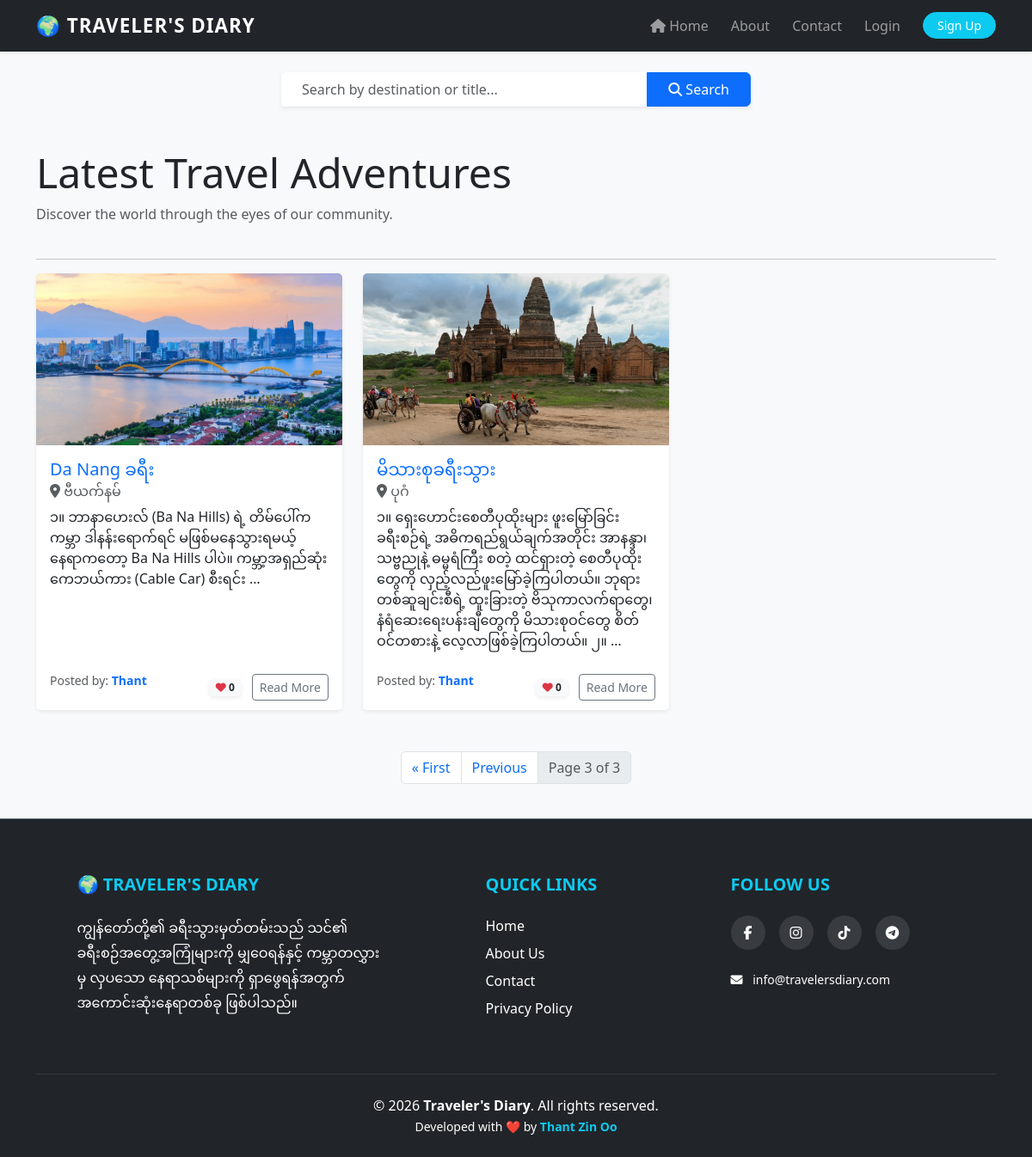
/?page=3, run on the app's committed database.
### blog/models.py (models this page shows, shortened)
class TravelPost(models.Model):
    author = models.ForeignKey(User, on_delete=models.CASCADE)
    title = models.CharField(max_length=200)
    location = models.CharField(max_length=100)
    content = models.TextField()
    image = models.ImageField(upload_to='travel_posts/')
    created_at = models.DateTimeField(auto_now_add=True)
    likes = models.ManyToManyField(User, related_name='blog_posts', blank=True)
    def total_likes(self):
        return self.likes.count()

### blog/views.py (the view)
# urls.py: path('', views.home, name='blog-home'),
def home(request):
    query = request.GET.get('q')
    if query:
        posts_list = TravelPost.objects.filter(
            Q(title__icontains=query) | Q(location__icontains=query)
        ).distinct().order_by('-created_at')
    else:
        posts_list = TravelPost.objects.all().order_by('-created_at')
    paginator = Paginator(posts_list, 6)
    page_number = request.GET.get('page')
    posts = paginator.get_page(page_number)
    return render(request, 'blog/home.html', {'posts': posts})

### blog/templates/blog/home.html (shortened to what this page needs)
{% extends "base.html" %}
{% block content %}
<div class="row justify-content-center mb-5">
    <div class="col-md-6">
        <form action="{% url 'blog-home' %}" method="GET" class="input-group shadow-sm">
            <input type="text" name="q" class="form-control border-0 px-4 py-2"
                placeholder="Search by destination or title..." value="{{ request.GET.q }}">
            <button class="btn btn-primary px-4" type="submit">
                <i class="fas fa-search"></i> Search
            </button>
        </form>
    </div>
</div>
<div class="row mb-4">
    <div class="col-md-8">
        <h2 class="display-5 font-italic">Latest Travel Adventures</h2>
        <p class="text-muted">Discover the world through the eyes of our community.</p>
    </div>
</div>
<hr>
<div class="row">
    {% if posts %}
    {% for post in posts %}
    <div class="col-md-4 mb-4">
        <div class="card h-100 shadow-sm border-0">
            {% if post.image %}
            <img src="{{ post.image.url }}" class="card-img-top" alt="{{ post.title }}"
                style="height: 200px; object-fit: cover;">
            {% endif %}
            <div class="card-body">
                <h5 class="card-title text-primary">{{ post.title }}</h5>
                <h6 class="card-subtitle mb-2 text-muted">
                    <i class="fas fa-map-marker-alt"></i> {{ post.location }}
                </h6>
                <p class="card-text">{{ post.content|truncatewords:20 }}</p>
            </div>
            <div class="card-footer bg-white border-0 d-flex justify-content-between align-items-center">
                <p class="text-muted small">
                    Posted by:
                    <a href="{% url 'profile' post.author.username %}"
                        class="text-decoration-none fw-bold text-primary">
                        {{ post.author.username }}
                    </a>
                </p>
                <div>
                    <span class="badge bg-light text-dark shadow-sm">
                        <i class="fas fa-heart text-danger"></i> {{ post.total_likes }}
                    </span>
                    <a href="{% url 'post-detail' post.pk %}" class="btn btn-sm btn-outline-secondary ms-2">Read
                        More</a>
                </div>
            </div>
        </div>
    </div>
    {% endfor %}
    {% endif %}
</div>
<nav aria-label="Page navigation" class="mt-4">
    <ul class="pagination justify-content-center">
        {% if posts.has_previous %}
        <li class="page-item">
            <a class="page-link" href="?page=1{% if request.GET.q %}&q={{ request.GET.q }}{% endif %}">&laquo; First</a>
        </li>
        <li class="page-item">
            <a class="page-link"
                href="?page={{ posts.previous_page_number }}{% if request.GET.q %}&q={{ request.GET.q }}{% endif %}">Previous</a>
        </li>
        {% endif %}
        <li class="page-item disabled">
            <span class="page-link">Page {{ posts.number }} of {{ posts.paginator.num_pages }}</span>
        </li>
    </ul>
</nav>
{% endblock content %}

### templates/base.html (style rules this page uses)
body { display: flex; flex-direction: column; min-height: 100vh; background-color: #f8f9fa; }

### data on the page
TravelPost: image (picture), title "Da Nang ခရီး", location "ဗီယက်နမ်", content "၁။ ဘာနာဟေးလ် (Ba Na Hills) ရဲ့ တိမ်ပေါ်က ကမ္ဘာ ဒါနန်းရောက်ရင် မဖြစ်မနေသွားရမယ့် နေရာကတော့ Ba Na Hills ပါပဲ။ ကမ္ဘာ့အရှည်ဆုံး ကေဘယ်ကား (Cable Car) စီးရင်း …", author.username "Thant", total_likes "0"
TravelPost: image (picture), title "မိသားစုခရီးသွား", location "ပုဂံ", content "၁။ ရှေးဟောင်းစေတီပုထိုးများ ဖူးမြော်ခြင်း ခရီးစဉ်ရဲ့ အဓိကရည်ရွယ်ချက်အတိုင်း အာနန္ဒာ၊ သဗ္ဗညုနဲ့ ဓမ္မရံကြီး စတဲ့ ထင်ရှားတဲ့ စေတီပုထိုးတွေကို လှည့်လည်ဖူးမြော်ခဲ့ကြပါတယ်။ ဘုရားတစ်ဆူချင်းစီရဲ့ ထူးခြားတဲ့ ဗိသုကာလက်ရာတွေ၊ နံရံဆေးရေးပန်းချီတွေကို မိသားစုဝင်တွေ စိတ်ဝင်တစားနဲ့ လေ့လာဖြစ်ခဲ့ကြပါတယ်။ ၂။ …", author.username "Thant", total_likes "0"

### other printed values
{{ posts.number }} "3"
{{ posts.paginator.num_pages }} "3"
